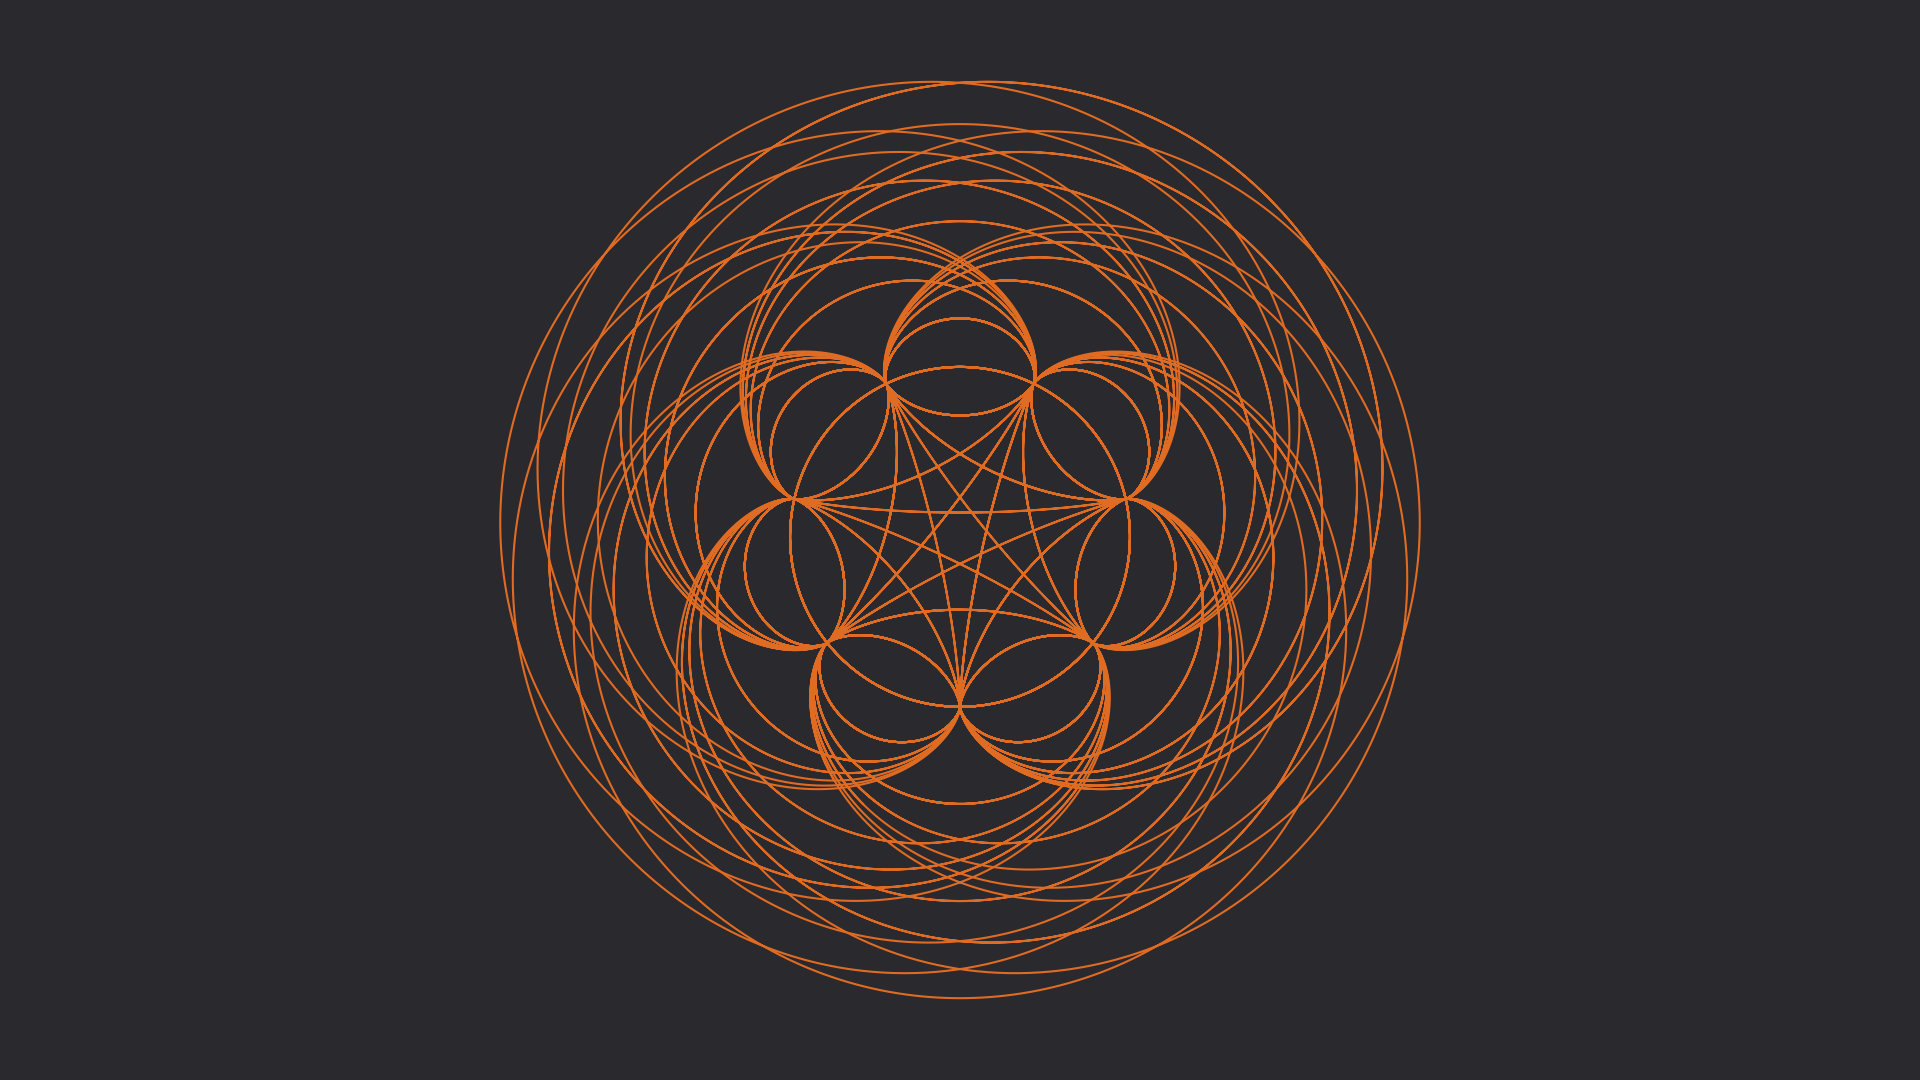

The script that drew this image:
import math
import random
from pathlib import Path

import numpy as np

from template_plt import plt


def main() -> None:
    fp: Path = Path(__file__).resolve().with_suffix(".png")
    c0: str = "#29292E"
    c1: str = "#E06B22"
    n: int = 7
    t: np.ndarray = np.linspace(0.0, 2.0*np.pi*n, 10001, endpoint=True)
    c: np.ndarray = np.cos(t)
    s: np.ndarray = np.sin(t)
    fig: plt.Figure
    ax: plt.Axes
    fig, ax = plt.subplots()
    for i in range(1, n//2+1):
        r: float = i/n
        x: np.ndarray = (1-r)*s - r*np.sin((1/r-1)*t)
        y: np.ndarray = (1-r)*c + r*np.cos((1/r-1)*t)
        y *= -1
        ax.plot(x, y, color=c1)
    for i in range(1, n):
        r = i/n
        x = (1+r)*s - r*np.sin((1/r+1)*t)
        y = (1+r)*c - r*np.cos((1/r+1)*t)
        y *= -1
        ax.plot(x, y, color=c1)
    ax.plot(c, s, color=c1)
    ax.axis("off")
    ax.set_aspect("equal")
    ax.set_facecolor(c0)
    fig.set_facecolor(c0)
    fig.tight_layout()
    fig.savefig(fp, facecolor=fig.get_facecolor())
    plt.cla()
    plt.clf()
    plt.close(fig)
    return None


if __name__ == "__main__":
    main()
